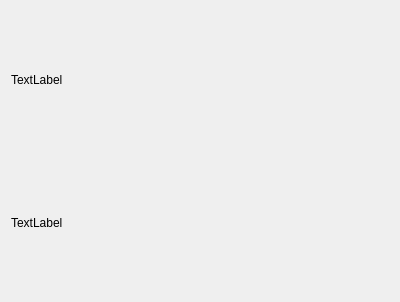
<?xml version="1.0" encoding="UTF-8"?>
<ui version="4.0">
 <class>GenerateProtocolTabContent</class>
 <widget class="QWidget" name="GenerateProtocolTabContent">
  <property name="windowModality">
   <enum>Qt::NonModal</enum>
  </property>
  <property name="geometry">
   <rect>
    <x>0</x>
    <y>0</y>
    <width>400</width>
    <height>302</height>
   </rect>
  </property>
  <property name="windowTitle">
   <string>Form</string>
  </property>
  <layout class="QVBoxLayout" name="verticalLayout">
   <item>
    <widget class="QLabel" name="label">
     <property name="text">
      <string>TextLabel</string>
     </property>
    </widget>
   </item>
   <item>
    <widget class="QLabel" name="label_2">
     <property name="text">
      <string>TextLabel</string>
     </property>
    </widget>
   </item>
  </layout>
 </widget>
 <resources/>
 <connections/>
</ui>
